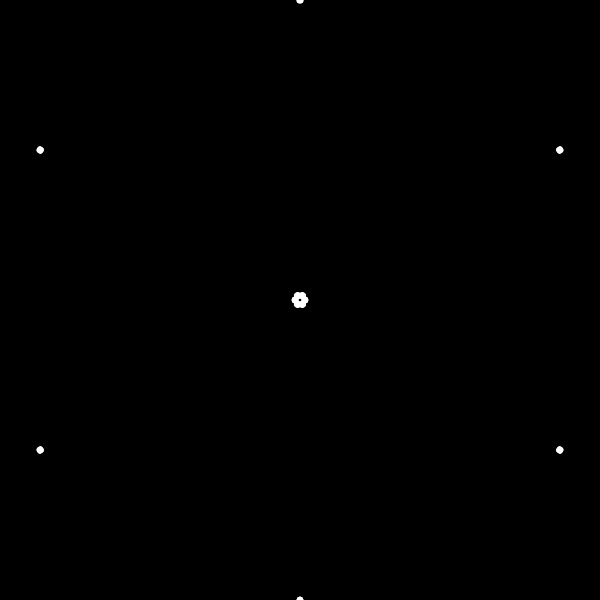
Frame 1 (no input)
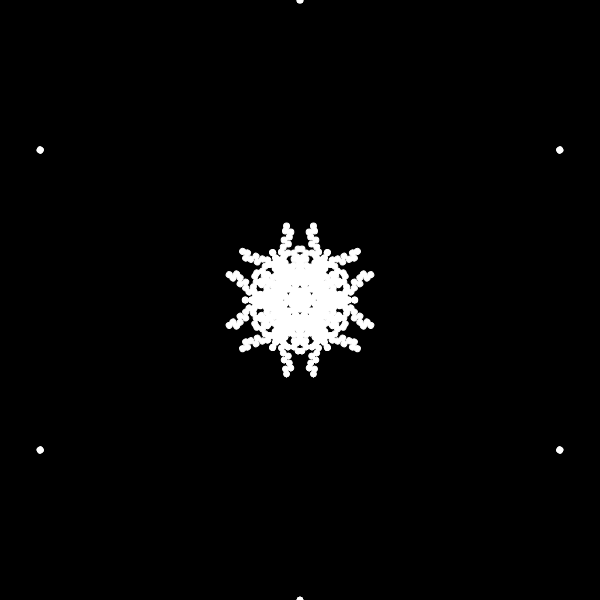
Frame 60 (no input)
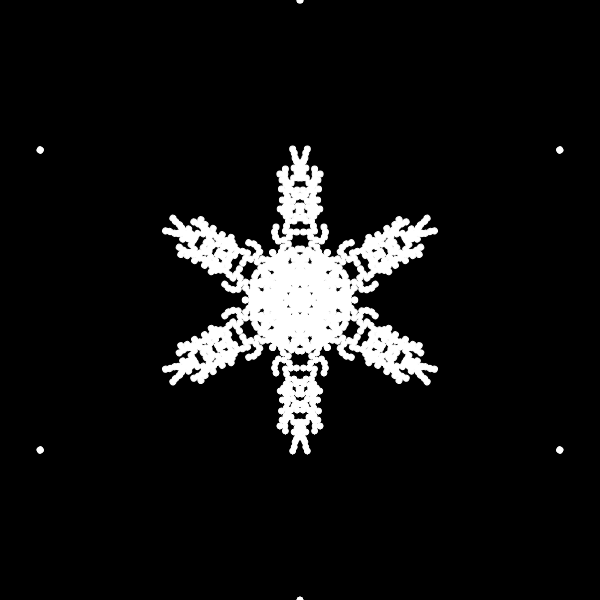
Frame 120 (the mouse pressed at the canvas centre since frame 60)

The p5.js sketch that drew these frames (run headless with seeded random() and noise() and a simulated clock; from frame 60 on, the mouse is pressed at the canvas centre):

// p5.js sketch
// ── sketch.js
let currentParticle;
let snowflake = [];

function setup() {
    createCanvas(600, 600);
    currentParticle = new Particle(width / 2, 0);
}

function draw() {
    translate(width / 2, height / 2);
    rotate(PI / 6);
    background(0);

    let count = 0;

    while (!currentParticle.checkFinished(snowflake)) {
        currentParticle.move();
        count++;
    }

    if (count == 0) {
        noLoop();
        console.log('The snowflake is complete');
    }

    snowflake.push(currentParticle);
    currentParticle = new Particle(width / 2, 0);

    for (let i = 0; i < 6; i++) {
        rotate(PI / 3);
        currentParticle.show();
        for (let i = 0; i < snowflake.length; i++) {
            snowflake[i].show();
        }

        push();
        scale(1, -1);
        currentParticle.show();
        for (let i = 0; i < snowflake.length; i++) {
            snowflake[i].show();
        }
        pop();
    }
}
// ── particle.js
function Particle(x, y) {
    this.x = x;
    this.y = y;
    this.radius = 3;

    this.move = function() {
        this.x -= 1;
        this.y += random(-2, 2);
    }

    this.show = function() {
        fill(255);
        stroke(255);
        ellipse(this.x, this.y, this.radius * 2);
    }

    this.checkFinished = function(snowflake) {
        let finished = false;

        if (this.x < 1) {
            finished = true;
            return finished;
        }

        for (let i = 0; i < snowflake.length; i++) {
            let d = dist(snowflake[i].x, snowflake[i].y, this.x, this.y);
            if (d < this.radius * 2) {
                finished = true;
                break;
            }
        }

        return finished;
    }
}
